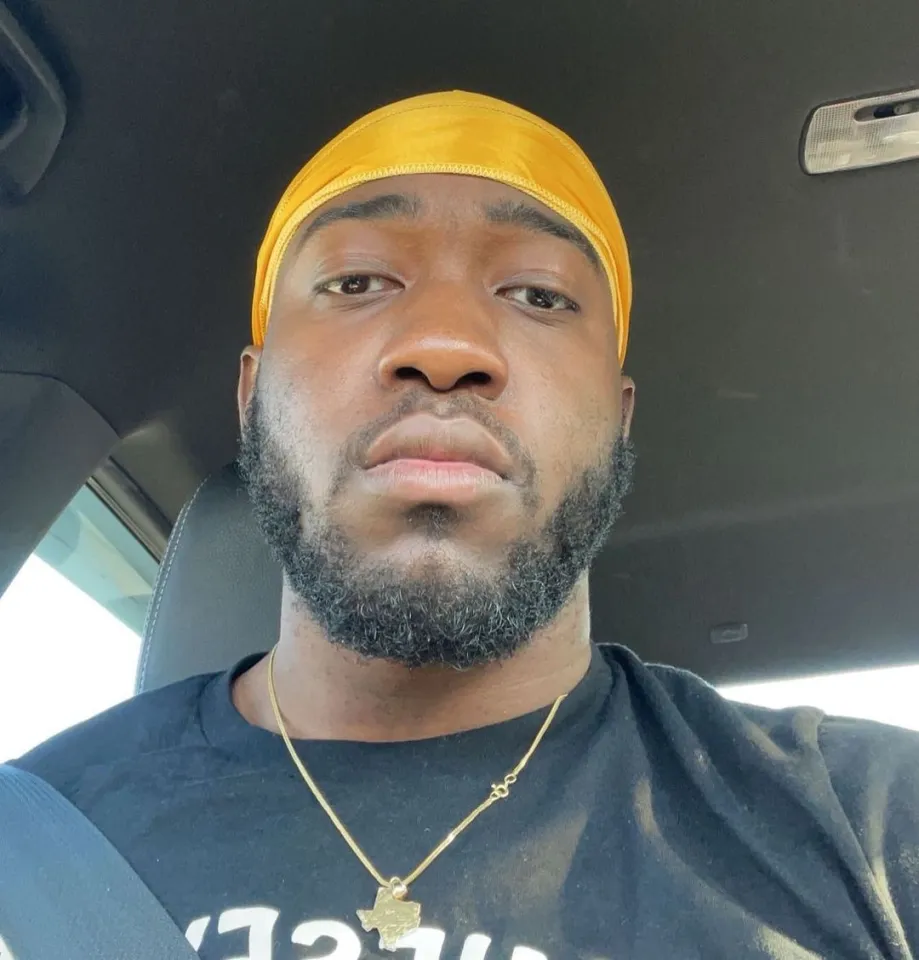
#> input picture PythonFiles/TestPhotos/jidion.jpg, 919 x 960 px, found by its file name
$ python testfile.py
#> lines starting #> are read from the running program, lines starting #| are printed output that depends on the picture
import cv2 as cv
import numpy as np

blank = np.zeros((500, 500, 3), dtype='uint8')
blank[200:300, 300:400] = 255,0,0

cv.rectangle(blank, (0, 0), (250, 250), (255, 0, 0), thickness=2)
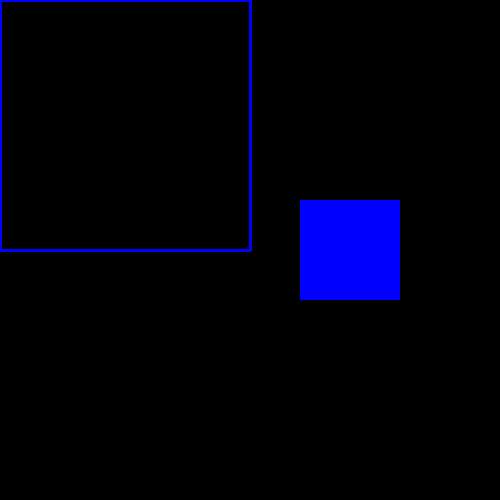
#> blank: shape (500, 500, 3); mean of channels 0, 1, 2 12.7, 0, 0; drawn as B, G, R
cv.imshow("Rectangle", blank)

img = cv.imread('PythonFiles/TestPhotos/jidion.jpg')
#> img is the input picture: shape (960, 919, 3); mean B, G, R 98.5, 102.8, 100.1

def rescaleFrame(frame, scale=0.5):
#> called with scale = 0.5
    width = int(frame.shape[1] * scale)
#> width = 459
    height = int(frame.shape[0] * scale)
#> height = 480

    dimensions = (width, height)
#> dimensions = (459, 480)

    return cv.resize(frame, dimensions, interpolation=cv.INTER_AREA)

resized_img = rescaleFrame(img)

cv.imshow("demarcus", resized_img)

gray = cv.cvtColor(resized_img, cv.COLOR_BGR2GRAY)
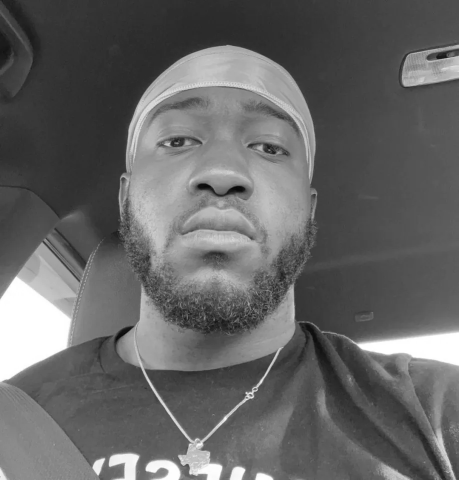
#> gray: shape (480, 459); min 7, max 255, mean 101.5
#cv.imshow("Gray", gray)

blur = cv.blur(resized_img, (40,40), cv.BORDER_DEFAULT)
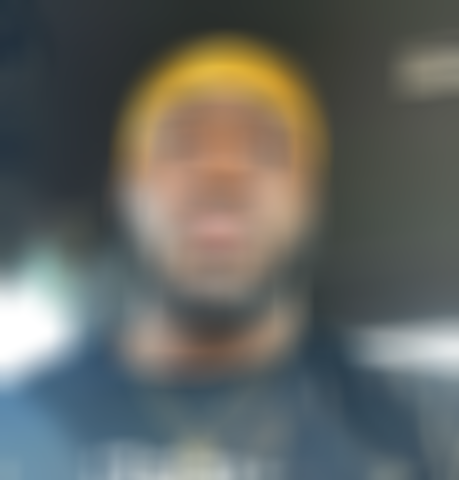
#> blur: shape (480, 459, 3); mean B, G, R 98.4, 102.7, 100
cv.imshow("Blur", blur)

cv.waitKey(0)

$ run again, with PythonFiles/TestPhotos/cat1.jpg copied over PythonFiles/TestPhotos/jidion.jpg
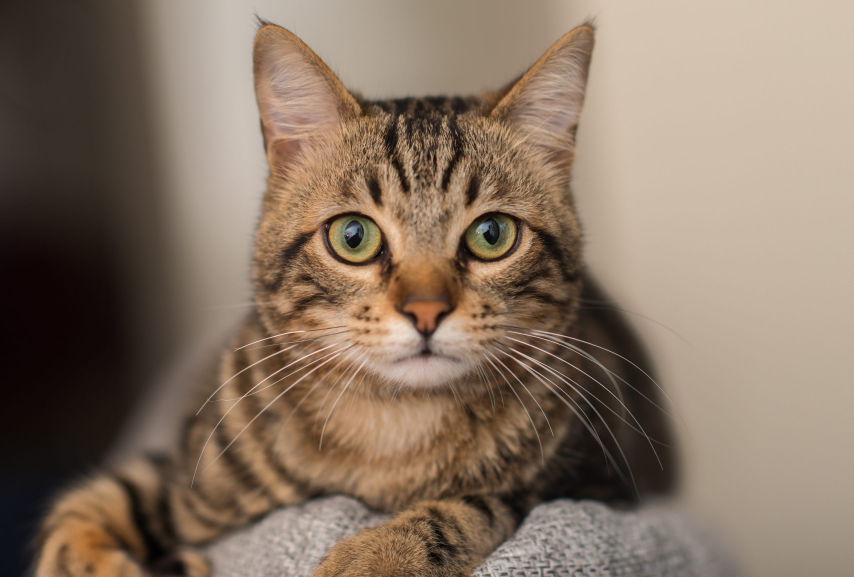
#> input picture PythonFiles/TestPhotos/cat1.jpg, 2560 x 1731 px, found by its file name (shown at 1/3 size)
#> img is the input picture: shape (1731, 2560, 3); mean B, G, R 99.4, 116.1, 135
#> `gray = cv.cvtColor(resized_img, cv.COLOR_BGR2GRAY)`:
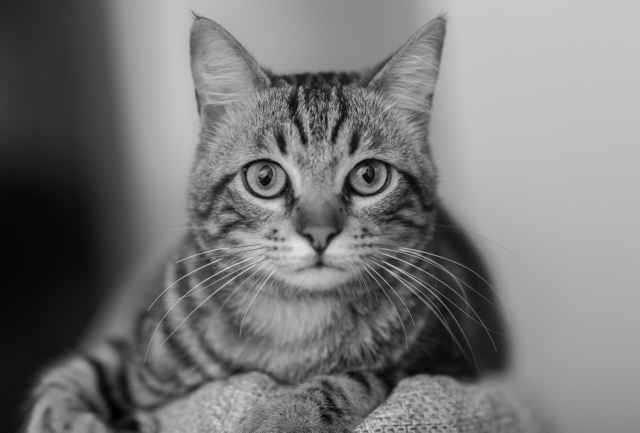
#> gray: shape (865, 1280) (shown at 1/2 size); min 1, max 229, mean 119.9
#> `blur = cv.blur(resized_img, (40,40), cv.BORDER_DEFAULT)`:
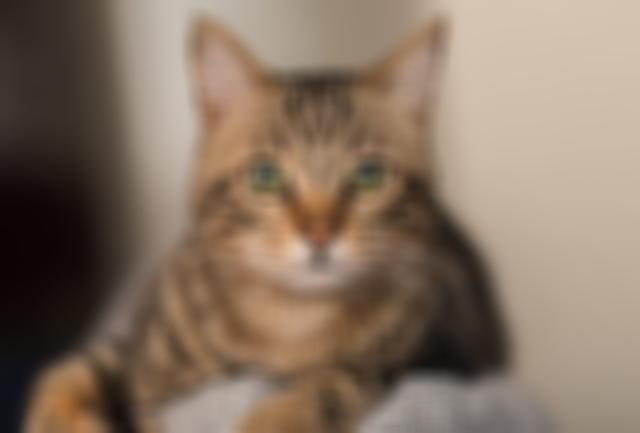
#> blur: shape (865, 1280, 3) (shown at 1/2 size); mean B, G, R 99.4, 116.1, 134.9

$ run again, with PythonFiles/TestPhotos/dog1.jpg copied over PythonFiles/TestPhotos/jidion.jpg
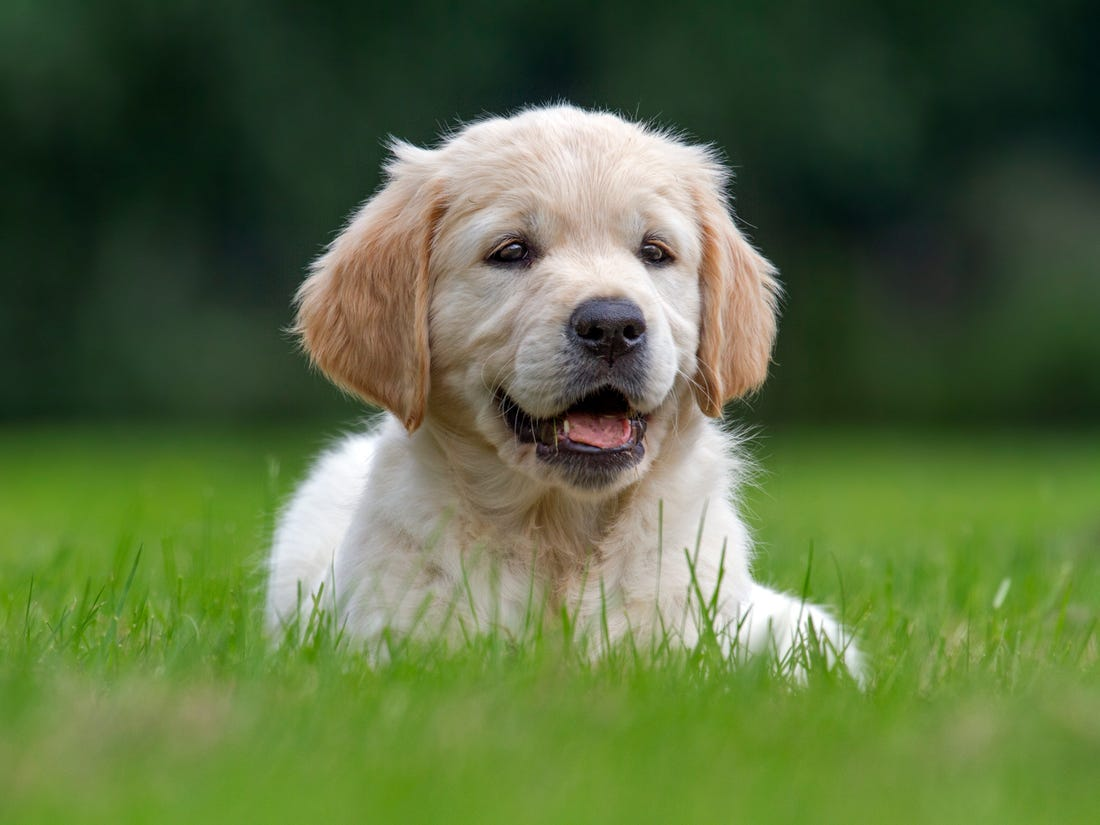
#> input picture PythonFiles/TestPhotos/dog1.jpg, 1100 x 825 px, found by its file name
#> img is the input picture: shape (825, 1100, 3); mean B, G, R 64.9, 108, 89.4
#> `gray = cv.cvtColor(resized_img, cv.COLOR_BGR2GRAY)`:
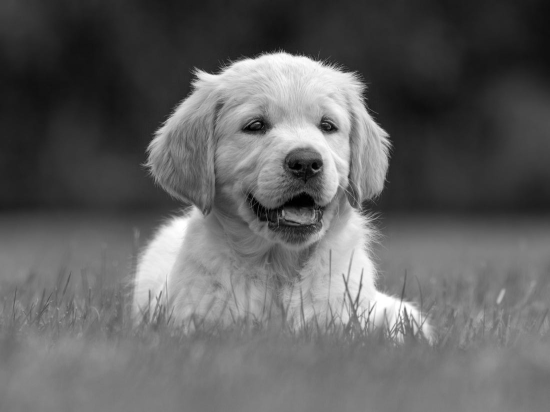
#> gray: shape (412, 550); min 0, max 255, mean 97.6
#> `blur = cv.blur(resized_img, (40,40), cv.BORDER_DEFAULT)`:
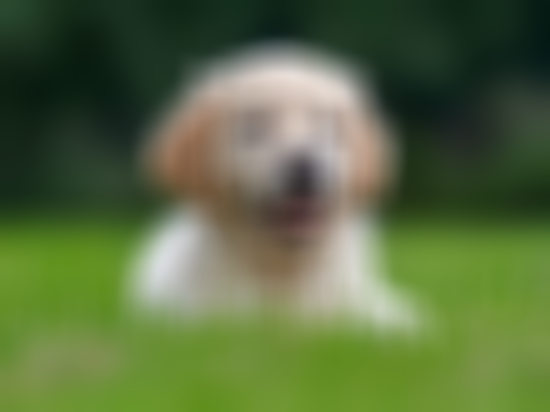
#> blur: shape (412, 550, 3); mean B, G, R 64.9, 107.9, 89.3

$ run again, with PythonFiles/TestPhotos/grouppicture.jpg copied over PythonFiles/TestPhotos/jidion.jpg
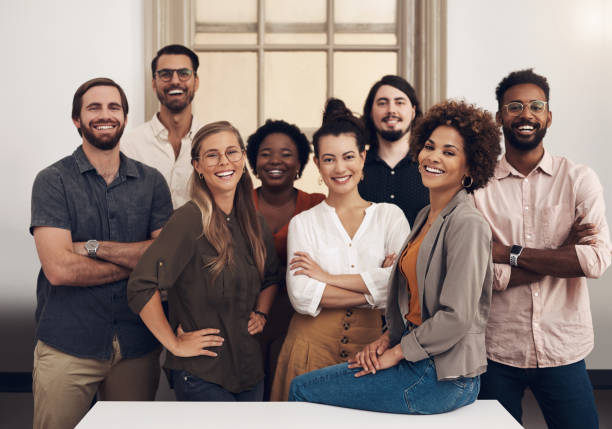
#> input picture PythonFiles/TestPhotos/grouppicture.jpg, 612 x 429 px, found by its file name
#> img is the input picture: shape (429, 612, 3); mean B, G, R 124.3, 129.7, 144.9
#> `gray = cv.cvtColor(resized_img, cv.COLOR_BGR2GRAY)`:
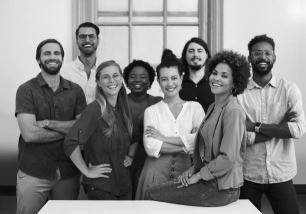
#> gray: shape (214, 306); min 6, max 248, mean 133.6
#> `blur = cv.blur(resized_img, (40,40), cv.BORDER_DEFAULT)`:
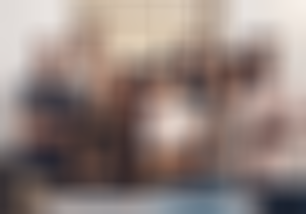
#> blur: shape (214, 306, 3); mean B, G, R 124.3, 129.8, 145
